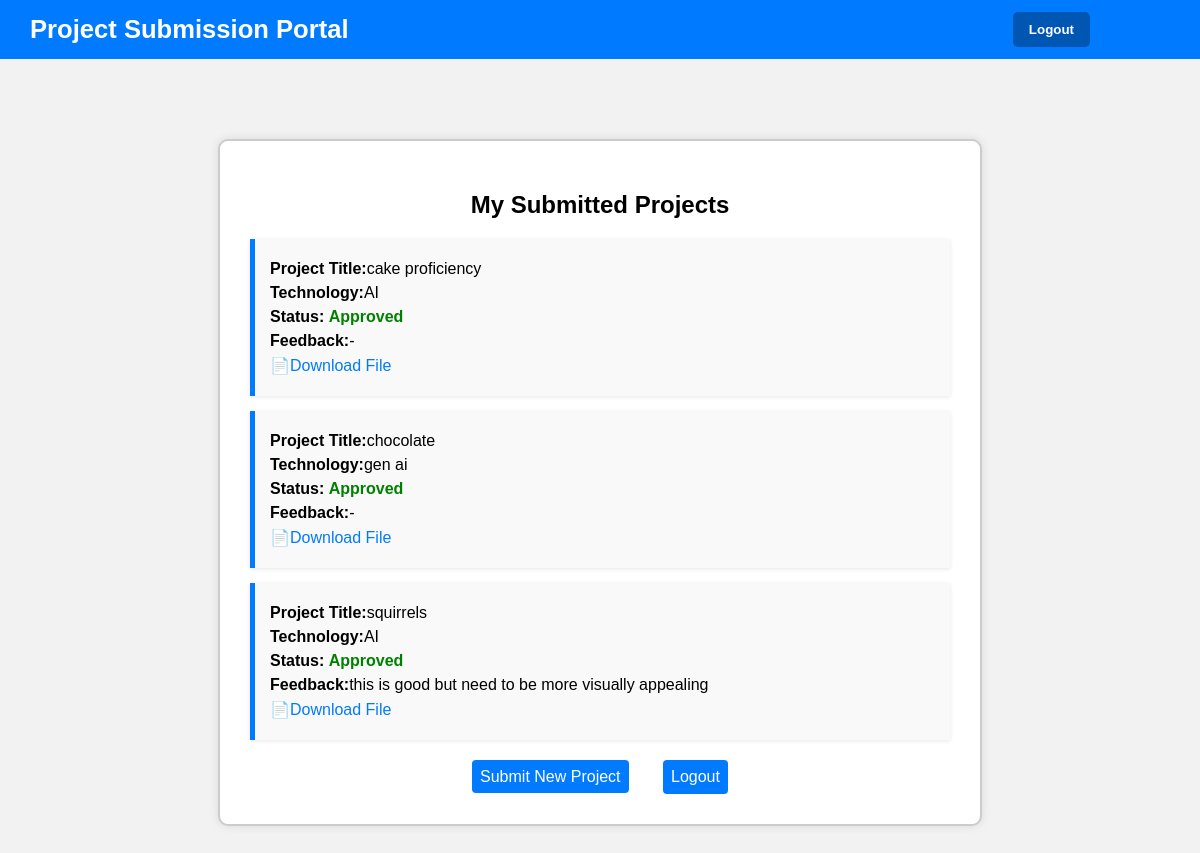
Page /dashboard/ (signed in) on the committed database.
### PortalApp/models.py (models this page shows, shortened)
class Project(models.Model):
    student = models.ForeignKey(User, on_delete=models.CASCADE)
    title = models.CharField(max_length=200)
    abstract = models.TextField()
    technology_used = models.CharField(max_length=255)
    file = models.FileField(upload_to='projects/', validators=[validate_file_type])
    submitted_at = models.DateTimeField(auto_now_add=True)
    status_choices = [
        ('Pending', 'Pending'),
        ('Approved', 'Approved'),
        ('Rejected', 'Rejected')
    ]
    status = models.CharField(max_length=20, choices=status_choices, default='Pending')
    feedback = models.TextField(blank=True, null=True)

### PortalApp/views.py (the view)
# urls.py: path('dashboard/', views.dashboard, name='dashboard'),
@login_required
def dashboard(request):
    projects = Project.objects.filter(student=request.user)
    return render(request, 'dashboard.html', {'projects': projects})

### PortalApp/templates/dashboard.html (shortened to what this page needs)
{% extends "base.html" %}
{% block content %}
<div class="container">
    <h2>My Submitted Projects</h2>
    {% if projects %}
        {% for project in projects %}
            <div class="project-card">
                <p><strong>Project Title:</strong>{{ project.title }}</p>
                <p><strong>Technology:</strong>{{ project.technology_used }}</p>
                <p>
                    <strong>Status:</strong>
                    {% if project.status == "Approved" %}
                        <span class="status-approved">{{ project.status }}</span>
                    {% elif project.status == "Rejected" %}
                        <span class="status-rejected">{{ project.status }}</span>
                    {% else %}
                        <span class="status-pending">{{ project.status }}</span>
                    {% endif %}
                </p>
                <p><strong>Feedback:</strong>{{ project.feedback|default:"-" }}</p>
                <p><a href="{{ project.file.url }}" target="_blank">📄Download File</a></p>
            </div>
        {% endfor %}
    {% else %}
        <center>
            <p>No projects submitted yet.</p>
        </center>
    {% endif %}
    <div class="links">
        <a href="{% url 'submit_project' %}">Submit New Project</a>
        <form method="post" action="{% url 'logout' %}" style="display: inline;">
        <button type="submit" class="logoutbtn">Logout</button>
        </form>
</div>
{% endblock %}

### PortalApp/templates/base.html (shortened to what this page needs)
<!DOCTYPE html>
<html lang="en">
<head>
</head>
<body>
    <nav>
        <div class="title">
            <a href="{% url 'home' %}">Project Submission Portal</a>
        </div>
        <div class="auth-links">
            {% if user.is_authenticated %}
            <form method="post" action="{% url 'logout' %}" style="display: inline;">
                <button type="submit">Logout</button>
            </form>
            {% else %}
            <a href="{% url 'combined_login' %}">Login</a>
            {% endif %}
        </div>
    </nav>
    <div class="content">
        {% block content %}
        {% endblock %}
    </div>
</body>
</html>

### PortalApp/templates/base.html (style rules this page uses)
body { margin: 0; font-family: Arial, sans-serif; background-color: #f2f2f2; }
nav { background-color: #007bff; padding: 12px 30px; display: flex; justify-content: space-between; align-items: center; }
nav .auth-links { margin-right: 80px; }
nav .title a { font-size: 1.6em; font-weight: bold; color: white; text-decoration: none; }
nav .auth-links a, nav .auth-links button { background-color: #0056b3; color: white; padding: 10px 16px; border-radius: 5px; font-weight: bold; text-decoration: none; border: none; cursor: pointer; }
.content { padding: 30px; }

### PortalApp/templates/dashboard.html (style rules this page uses)
.container { background-color: #fff; border: 2px solid #ccc; padding: 30px; width: 700px; max-height: 90vh; overflow-y: auto; border-radius: 10px; box-shadow: 0 0 10px rgba(0,0,0,0.1); margin: 50px auto; }
h2 { text-align: center; margin-bottom: 20px; }
.project-card { background: #f9f9f9; padding: 15px; border-left: 5px solid #007bff; margin-bottom: 15px; box-shadow: 0 1px 4px rgba(0,0,0,0.1); }
.project-card p { margin: 6px 0; }
.status-approved { color: green; font-weight: bold; }
a { color: #007bff; text-decoration: none; }
.links { text-align: center; margin-top: 20px; }
.links a { margin-right: 30px; color: white; background-color: #007bff; padding: 8px; border-radius: 4px; font-size: 1em; }
.logoutbtn { border: none; background-color:#007bff; padding: 8px; color: white; cursor: pointer; border-radius: 4px; font-size: 1em; }

### rows in the picture
Project: title "cake proficiency", technology_used "AI", status "Approved", feedback "-"
Project: title "chocolate", technology_used "gen ai", status "Approved", feedback "-"
Project: title "squirrels", technology_used "AI", status "Approved", feedback "this is good but need to be more visually appealing"
